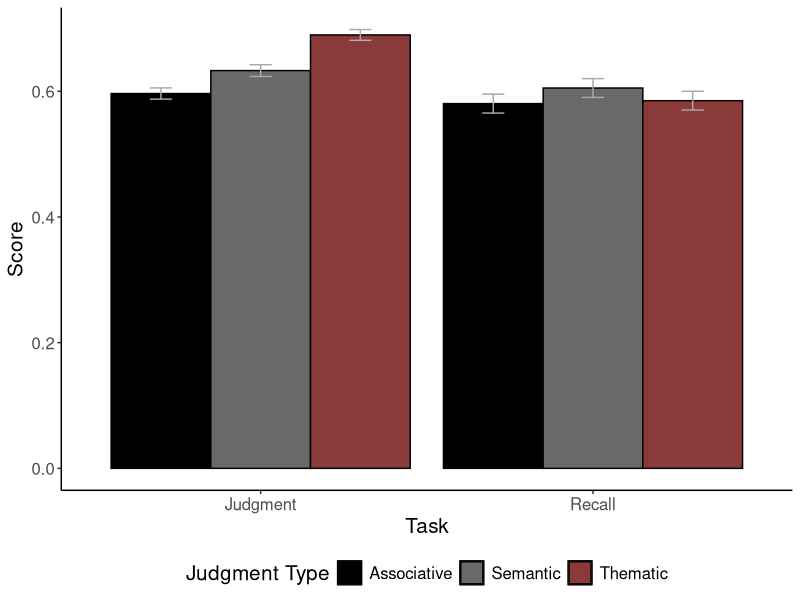
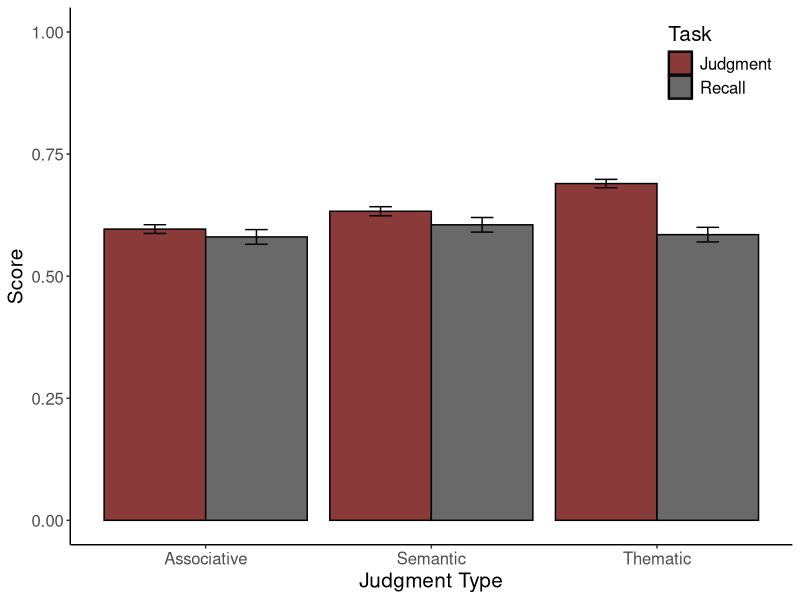
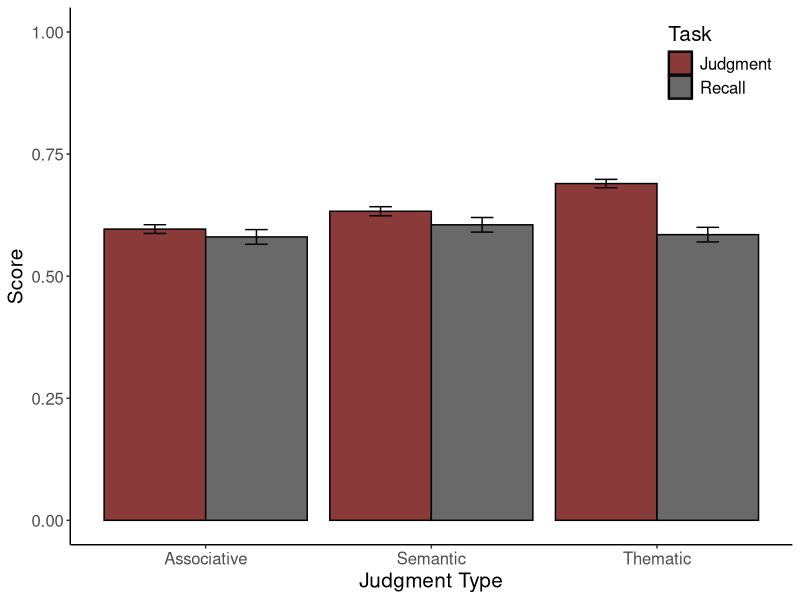

Source code (R) for these figures, in order:
##setup
library(reshape)
library(ggplot2)

cleanup = theme(panel.grid.major = element_blank(), 
                panel.grid.minor = element_blank(), 
                panel.background = element_blank(), 
                axis.line.x = element_line(color = "black"),
                axis.line.y = element_line(color = "black"),
                legend.key = element_rect(fill = "white"),
                text = element_text(size = 15))

##data screening
##same as part 2 script
dat = read.csv("Melted Data Thesis.csv")
colnames(dat)[2] = "Judgment.task"
colnames(dat)[4] = "Judgment"

dat$Judgment[ dat$Judgment > 100 ] = NA

mahal = mahalanobis(dat[ , c(4,5)],
                    colMeans(dat[ , c(4,5)], na.rm = TRUE),
                    cov(dat[ , c(4,5)], use = "pairwise.complete.obs"))
cutoff = qchisq(1-.001, ncol(dat[ , c(4,5)]))
cutoff;ncol(dat[ , c(4,5)])
summary(mahal < cutoff)
dat.noout = subset(dat, mahal < cutoff)

##drop sw columns
dat.noout2 = dat.noout[ , c(1:8)]

dat.noout2$Judgment = dat.noout2$Judgment/100

##melt the data
long.dat = melt(dat.noout2, id = c("Partno", "Judgment.task", "Word.Pair", "COS", "LSA", "FSG"))

##rename columns
colnames(long.dat)[2] = "Judgment.Type" 
colnames(long.dat)[7] = "Task"
colnames(long.dat)[8] = "Score"


##make the graph
bar.plot = ggplot(long.dat, aes(Task, Score, fill = Judgment.Type)) +
  cleanup +
  theme(legend.position="bottom") +
  stat_summary(fun.y = mean,
              geom = "bar",
              position = "dodge",
              color = "black") +
  stat_summary(fun.data = mean_cl_normal,
               geom = "errorbar", 
               position = position_dodge(width = 0.90),
               width = .2,
               color = "darkgrey") +
  scale_fill_manual("Judgment Type", 
                   values = c("Associative" = "black", 
                              "Semantic" = "dimgrey",
                              "Thematic" = "indianred4"))
bar.plot

##updated graph
bar.plot2 = ggplot(long.dat, aes(Judgment.Type, Score, fill = Task)) +
  cleanup +
  theme(legend.position=c(.9,.9)) +
  stat_summary(fun.y = mean,
               geom = "bar",
               position = "dodge",
               color = "black") +
  stat_summary(fun.data = mean_cl_normal,
               geom = "errorbar", 
               position = position_dodge(width = 0.90),
               width = .2,
               color = "black") +
  scale_fill_manual("Task", 
                    values = c("Judgment" = "indianred4", 
                               "Recall" = "dimgray")) +
  coord_cartesian(ylim = c(0,1)) +
  xlab("Judgment Type")
bar.plot2

tiff(filename = "mpagraph.tiff", res = 300, width = 8, 
     height = 6, units = 'in', compression = "lzw")
plot(bar.plot2)
dev.off()
